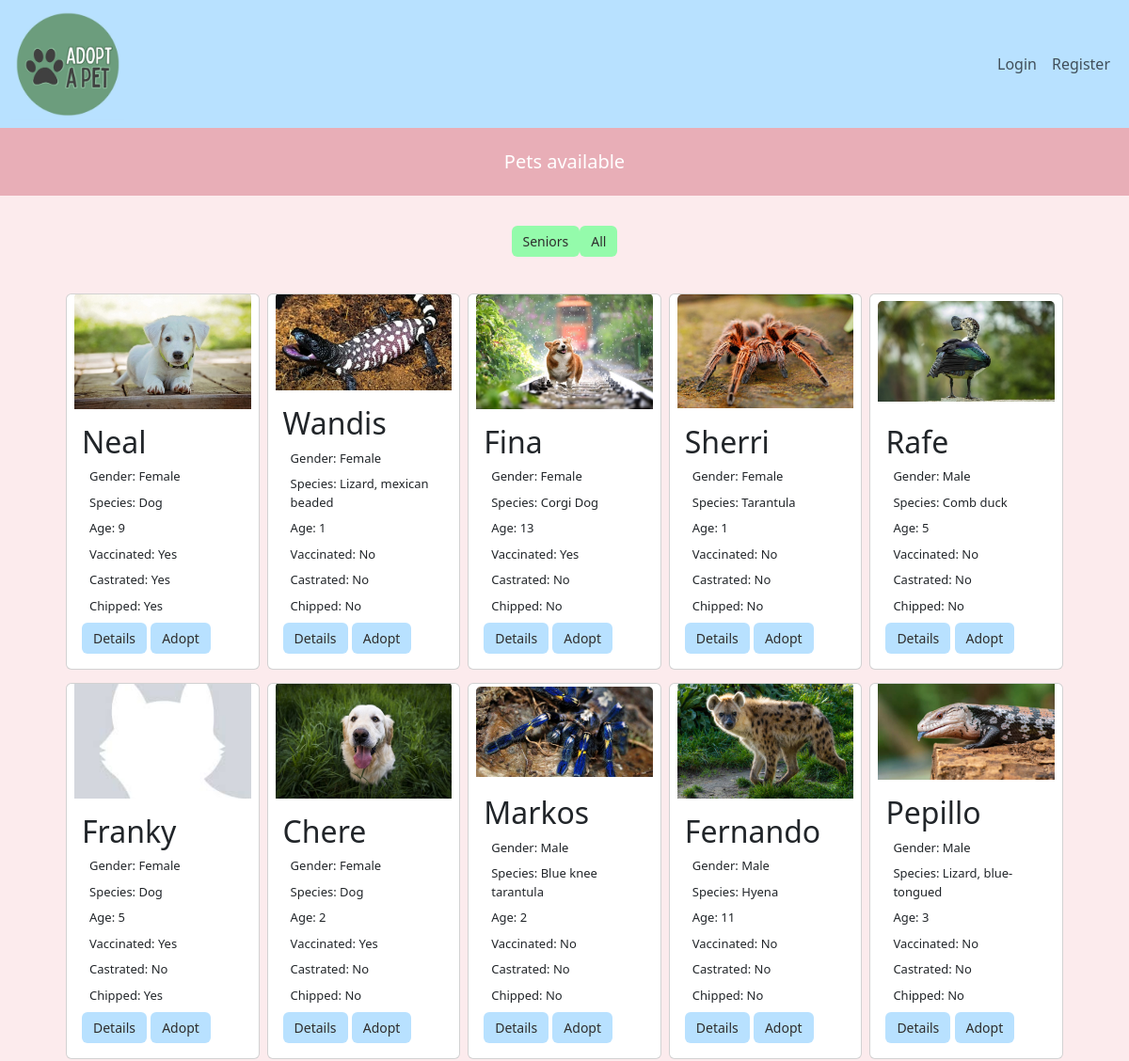
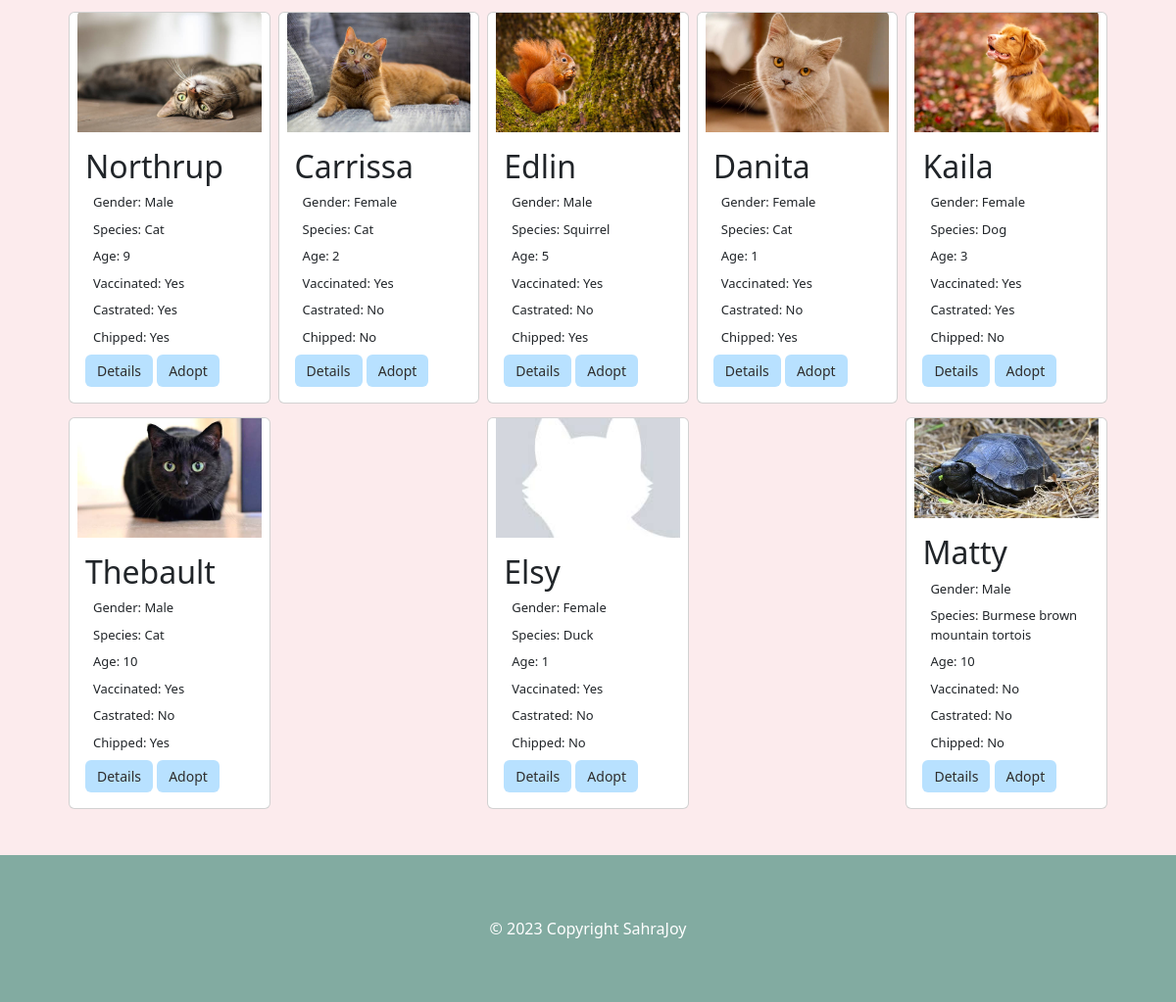
The app's page /, older data (2 pictures, top to bottom).
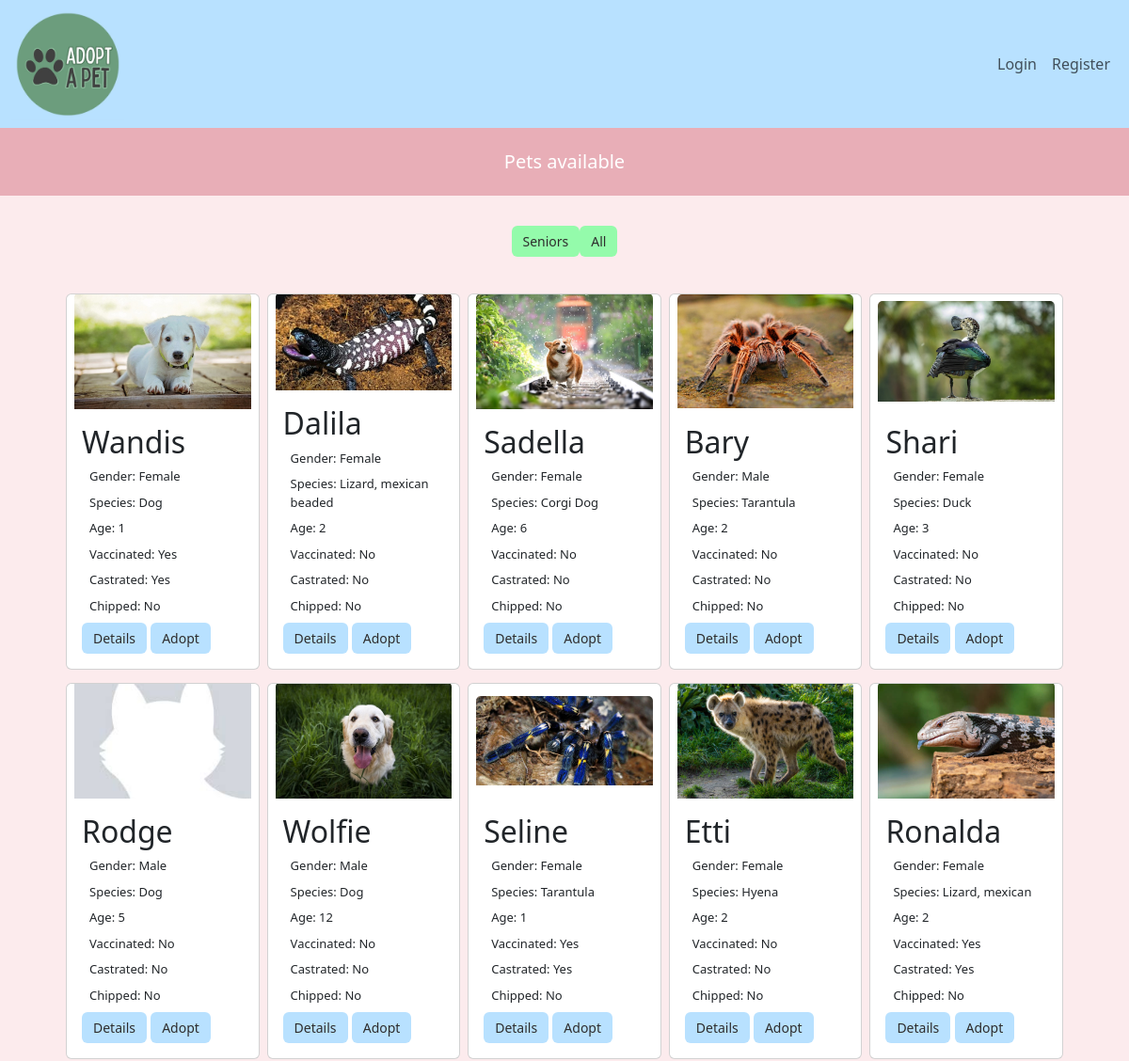
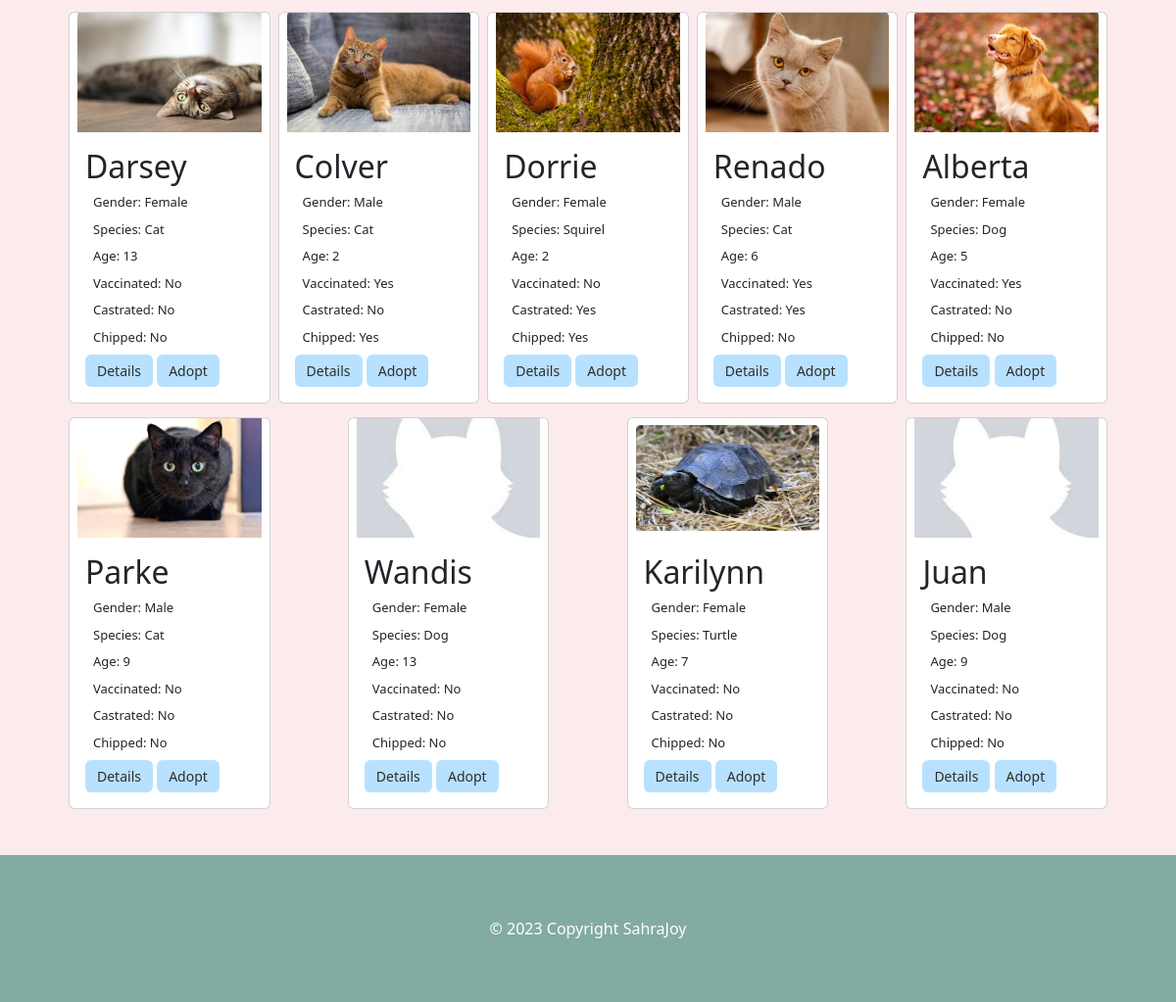
The same page, newer data (2 pictures, top to bottom).
### tables this page shows
CREATE TABLE `pets` (
  `pet_id` int(11) NOT NULL,
  `pet_img` varchar(265) NOT NULL,
  `pet_name` varchar(30) NOT NULL,
  `pet_gender` varchar(30) NOT NULL,
  `pet_species` varchar(30) NOT NULL,
  `pet_age` int(11) NOT NULL,
  `pet_vaccinated` tinyint(1) NOT NULL DEFAULT 0,
  `pet_castrated` tinyint(1) NOT NULL DEFAULT 0,
  `pet_chipped` tinyint(1) NOT NULL DEFAULT 0
);

### index.php (the view, shortened to what this page needs)
<?php
    require_once 'components/db_connect.php';
    $cards = "";
    if(isset($_GET['Seniors'])){
        $sql = "SELECT * FROM `pets` WHERE pet_age > 8";
    }else {
        $sql = "SELECT * FROM `pets`";
    }
    $result = mysqli_query($conn, $sql);
    if(mysqli_num_rows($result) > 0) {
        while($row = mysqli_fetch_assoc($result)) {
            $cards .= "
            <div class='p-1'>
                <div class='card' >
                    <div id='img'>
                        <img src='assets/$row[pet_img]' class='card-img-top object-fit-cover' alt='...'>
                    </div>
                    <div class='card-body'>
                        <h2 class='card-title'>$row[pet_name]</h2>
                        <p class='card-text'>Gender: $row[pet_gender]</p>
                        <p class='card-text'>Species: $row[pet_species]</p>
                        <p class='card-text'>Age: $row[pet_age]</p>
                        ";
                        if($row["pet_vaccinated"]) {
                            $cards .= " <p class='card-text'>Vaccinated: Yes</p>";
                        } else {
                            $cards .= "<p class='card-text'>Vaccinated: No</p>";
                        }
                        if($row["pet_castrated"]) {
                            $cards .= "<p class='card-text'>Castrated: Yes</p>";
                        } else {
                            $cards .= "<p class='card-text'>Castrated: No</p>";
                        }
                        if($row["pet_chipped"]) {
                            $cards .= "<p class='card-text'>Chipped: Yes</p>";
                        } else {
                            $cards .= "<p class='card-text'>Chipped: No</p>";
                        }
                        $cards .= "<a href='pets/details.php?id=$row[pet_id]' class='btn btn-primary'>Details</a>";
                        if(isset($_SESSION["user"])) {
                            $cards .= "
                            <form method='POST'>
                                <input type='hidden' value='$row[pet_id]' name='pet'>
                                <input type='submit' value='Adopt' name='adopt' class='btn btn-danger'>
                            </form>
                            ";
                        }  elseif(!isset($_SESSION["user"]) && !isset($_SESSION["adm"])) {
                            $cards .= "
                            <a href='user/login.php' class='btn btn-primary'>Adopt</a>
                            ";
                        }
                    $cards .= "</div>
                </div>
            </div>
            ";
        }
    } else {
        $cards = "no data found";
    }
?>
<!DOCTYPE html>
<html lang="en">
<head>
    <link href="https://cdn.jsdelivr.net/npm/bootstrap@5.3.2/dist/css/bootstrap.min.css" rel="stylesheet">
    <link rel="stylesheet" href="CSS/style.css">
</head>
<body>
    <?php require_once 'components/navbar.php'; ?>
    <h1>Pets available</h1>
    <div class="container">
        <form style="flex-direction: row" method="GET">
            <button type="submit" name="Seniors" class="btn btn-success">Seniors</button>
            <button type="submit" name="showAll" class="btn btn-success">All</button>
        </form>
        <div class="row row-cols-1 row-cols-sm-2 row-cols-md-3 row-cols-lg-4 row-cols-xl-5">
            <?= $cards; ?>
        </div>
    </div>
    <?php require_once 'components/footer.php';?>
</body>
</html>

Row changes from the older to the newer data that the page shows:
changed pets (number 1 of 19 on the later page): pet_name "Neal" → "Wandis"; pet_age "9" → "1"; pet_chipped "Chipped: Yes" → "Chipped: No"
changed pets "Lizard, mexican beaded": pet_name "Wandis" → "Dalila"; pet_age "1" → "2"
changed pets "Corgi Dog": pet_name "Fina" → "Sadella"; pet_age "13" → "6"; pet_vaccinated "Vaccinated: Yes" → "Vaccinated: No"
changed pets: pet_name "Sherri" → "Bary"; pet_gender "Female" → "Male"; pet_age "1" → "2"
changed pets: pet_name "Rafe" → "Shari"; pet_gender "Male" → "Female"; pet_species "Comb duck" → "Duck"; pet_age "5" → "3"
changed pets: pet_name "Franky" → "Rodge"; pet_gender "Female" → "Male"; pet_vaccinated "Vaccinated: Yes" → "Vaccinated: No"; pet_chipped "Chipped: Yes" → "Chipped: No"
changed pets: pet_name "Chere" → "Wolfie"; pet_gender "Female" → "Male"; pet_age "2" → "12"; pet_vaccinated "Vaccinated: Yes" → "Vaccinated: No"
changed pets: pet_name "Markos" → "Seline"; pet_gender "Male" → "Female"; pet_species "Blue knee tarantula" → "Tarantula"; pet_age "2" → "1"; pet_vaccinated "Vaccinated: No" → "Vaccinated: Yes"; pet_castrated "Castrated: No" → "Castrated: Yes"
changed pets "Hyena": pet_name "Fernando" → "Etti"; pet_gender "Male" → "Female"; pet_age "11" → "2"
changed pets: pet_name "Pepillo" → "Ronalda"; pet_gender "Male" → "Female"; pet_species "Lizard, blue-tongued" → "Lizard, mexican"; pet_age "3" → "2"; pet_vaccinated "Vaccinated: No" → "Vaccinated: Yes"; pet_castrated "Castrated: No" → "Castrated: Yes"
changed pets: pet_name "Northrup" → "Darsey"; pet_gender "Male" → "Female"; pet_age "9" → "13"; pet_vaccinated "Vaccinated: Yes" → "Vaccinated: No"; pet_castrated "Castrated: Yes" → "Castrated: No"; pet_chipped "Chipped: Yes" → "Chipped: No"
changed pets: pet_name "Carrissa" → "Colver"; pet_gender "Female" → "Male"; pet_chipped "Chipped: No" → "Chipped: Yes"
changed pets: pet_name "Edlin" → "Dorrie"; pet_gender "Male" → "Female"; pet_species "Squirrel" → "Squirel"; pet_age "5" → "2"; pet_vaccinated "Vaccinated: Yes" → "Vaccinated: No"; pet_castrated "Castrated: No" → "Castrated: Yes"
changed pets: pet_name "Danita" → "Renado"; pet_gender "Female" → "Male"; pet_age "1" → "6"; pet_castrated "Castrated: No" → "Castrated: Yes"; pet_chipped "Chipped: Yes" → "Chipped: No"
changed pets: pet_name "Kaila" → "Alberta"; pet_age "3" → "5"; pet_castrated "Castrated: Yes" → "Castrated: No"
changed pets: pet_name "Thebault" → "Parke"; pet_age "10" → "9"; pet_vaccinated "Vaccinated: Yes" → "Vaccinated: No"; pet_chipped "Chipped: Yes" → "Chipped: No"
changed pets (number 17 of 19 on the later page): pet_name "Elsy" → "Wandis"; pet_species "Duck" → "Dog"; pet_age "1" → "13"; pet_vaccinated "Vaccinated: Yes" → "Vaccinated: No"
changed pets: pet_name "Matty" → "Karilynn"; pet_gender "Male" → "Female"; pet_species "Burmese brown mountain tortois" → "Turtle"; pet_age "10" → "7"
added pets: pet_img (picture), pet_name "Juan", pet_gender "Male", pet_species "Dog", pet_age "9", pet_vaccinated "Vaccinated: No", pet_castrated "Castrated: No", pet_chipped "Chipped: No"
